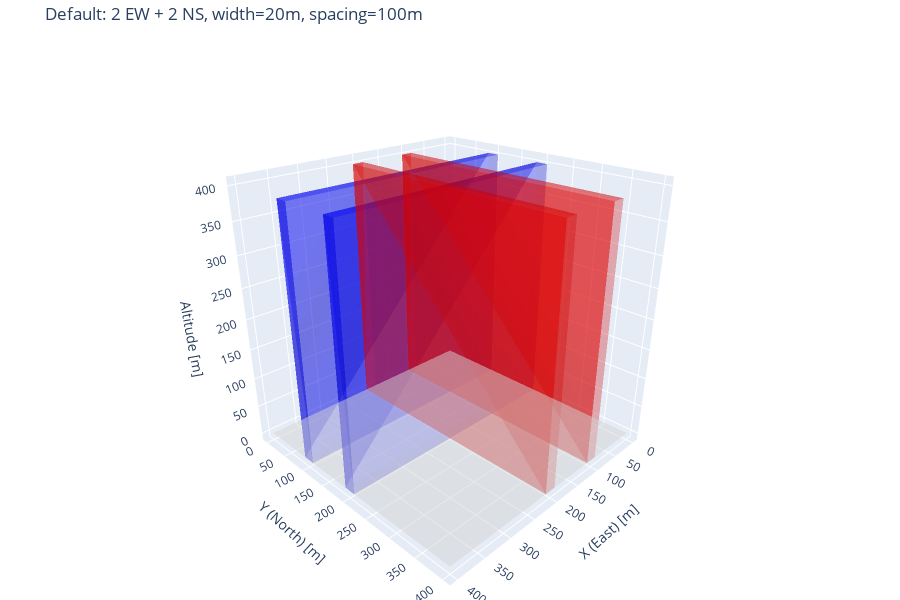

Write notebook code for a chart like this one.
### Markdown cell above
## Example 1: Default Configuration

2 East-West and 2 North-South corridors with constant width (20m) and spacing (100m).

### Code cell
corridors = generate_corridors(seed=42)
for c in corridors:
    print(json.dumps(c))

fig = visualize_corridors(corridors, title="Default: 2 EW + 2 NS, width=20m, spacing=100m")
fig.show()

### Figure 1 — Plotly figure (JSON) as saved in the notebook; plotly's stock layout.template omitted (floating-point values rounded to 4 significant figures)
{"data": [{"color": "blue", "hovertemplate": "ID: 0<br>Direction: EW<br>Center: 100.0m<br>Width: 20.0m<br>Altitude: 0-400m<extra></extra>", "i": [0, 0, 4, 4, 0, 1, 0, 3, 1, 2, 4, 5], "j": [1, 2, 5, 6, 1, 5, 3, 7, 2, 6, 5, 6], "k": [2, 3, 6, 7, 4, 4, 4, 4, 5, 5, 1, 2], "name": "EW corridor 0", "opacity": 0.3, "type": "mesh3d", "x": [0, 400, 400, 0, 0, 400, 400, 0], "y": [90, 90, 110, 110, 90, 90, 110, 110], "z": [0, 0, 0, 0, 400, 400, 400, 400]}, {"color": "blue", "hovertemplate": "ID: 1<br>Direction: EW<br>Center: 200.0m<br>Width: 20.0m<br>Altitude: 0-400m<extra></extra>", "i": [0, 0, 4, 4, 0, 1, 0, 3, 1, 2, 4, 5], "j": [1, 2, 5, 6, 1, 5, 3, 7, 2, 6, 5, 6], "k": [2, 3, 6, 7, 4, 4, 4, 4, 5, 5, 1, 2], "name": "EW corridor 1", "opacity": 0.3, "type": "mesh3d", "x": [0, 400, 400, 0, 0, 400, 400, 0], "y": [190, 190, 210, 210, 190, 190, 210, 210], "z": [0, 0, 0, 0, 400, 400, 400, 400]}, {"color": "red", "hovertemplate": "ID: 2<br>Direction: NS<br>Center: 100.0m<br>Width: 20.0m<br>Altitude: 0-400m<extra></extra>", "i": [0, 0, 4, 4, 0, 1, 0, 3, 1, 2, 4, 5], "j": [1, 2, 5, 6, 1, 5, 3, 7, 2, 6, 5, 6], "k": [2, 3, 6, 7, 4, 4, 4, 4, 5, 5, 1, 2], "name": "NS corridor 2", "opacity": 0.3, "type": "mesh3d", "x": [90, 110, 110, 90, 90, 110, 110, 90], "y": [0, 0, 400, 400, 0, 0, 400, 400], "z": [0, 0, 0, 0, 400, 400, 400, 400]}, {"color": "red", "hovertemplate": "ID: 3<br>Direction: NS<br>Center: 200.0m<br>Width: 20.0m<br>Altitude: 0-400m<extra></extra>", "i": [0, 0, 4, 4, 0, 1, 0, 3, 1, 2, 4, 5], "j": [1, 2, 5, 6, 1, 5, 3, 7, 2, 6, 5, 6], "k": [2, 3, 6, 7, 4, 4, 4, 4, 5, 5, 1, 2], "name": "NS corridor 3", "opacity": 0.3, "type": "mesh3d", "x": [190, 210, 210, 190, 190, 210, 210, 190], "y": [0, 0, 400, 400, 0, 0, 400, 400], "z": [0, 0, 0, 0, 400, 400, 400, 400]}, {"color": "lightgray", "hoverinfo": "skip", "i": [0, 0], "j": [1, 2], "k": [2, 3], "name": "Ground", "opacity": 0.5, "type": "mesh3d", "x": [0, 400, 400, 0], "y": [0, 0, 400, 400], "z": [0, 0, 0, 0]}], "layout": {"height": 600, "legend": {"x": 0.01, "xanchor": "left", "y": 0.99, "yanchor": "top"}, "margin": {"b": 0, "l": 0, "r": 0, "t": 40}, "scene": {"aspectmode": "data", "camera": {"eye": {"x": 1.5, "y": 1.5, "z": 1}}, "xaxis": {"title": {"text": "X (East) [m]"}}, "yaxis": {"title": {"text": "Y (North) [m]"}}, "zaxis": {"title": {"text": "Altitude [m]"}}}, "title": {"text": "Default: 2 EW + 2 NS, width=20m, spacing=100m"}}}
